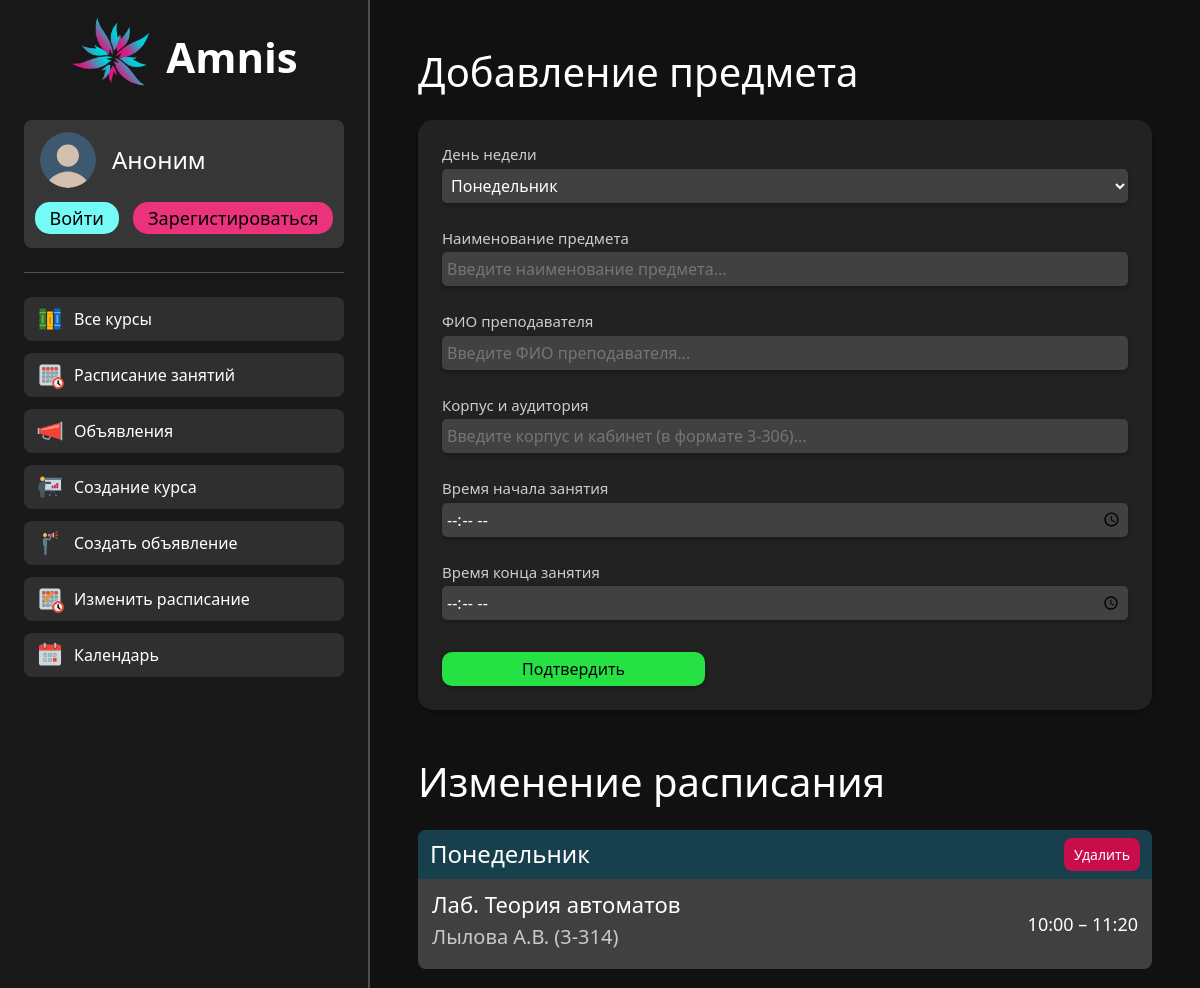
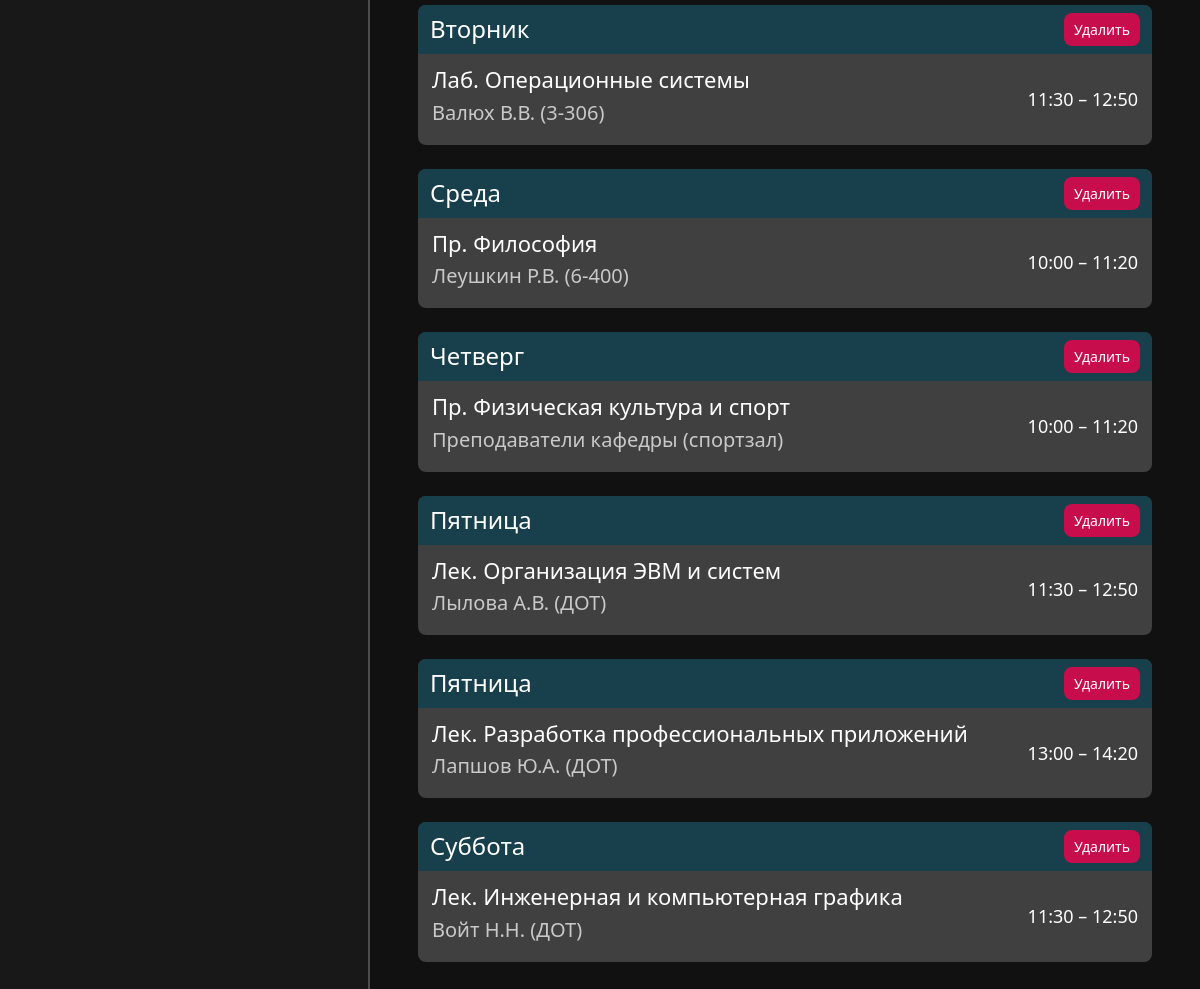
The app's page /timetable_edit, older data (2 pictures, top to bottom).
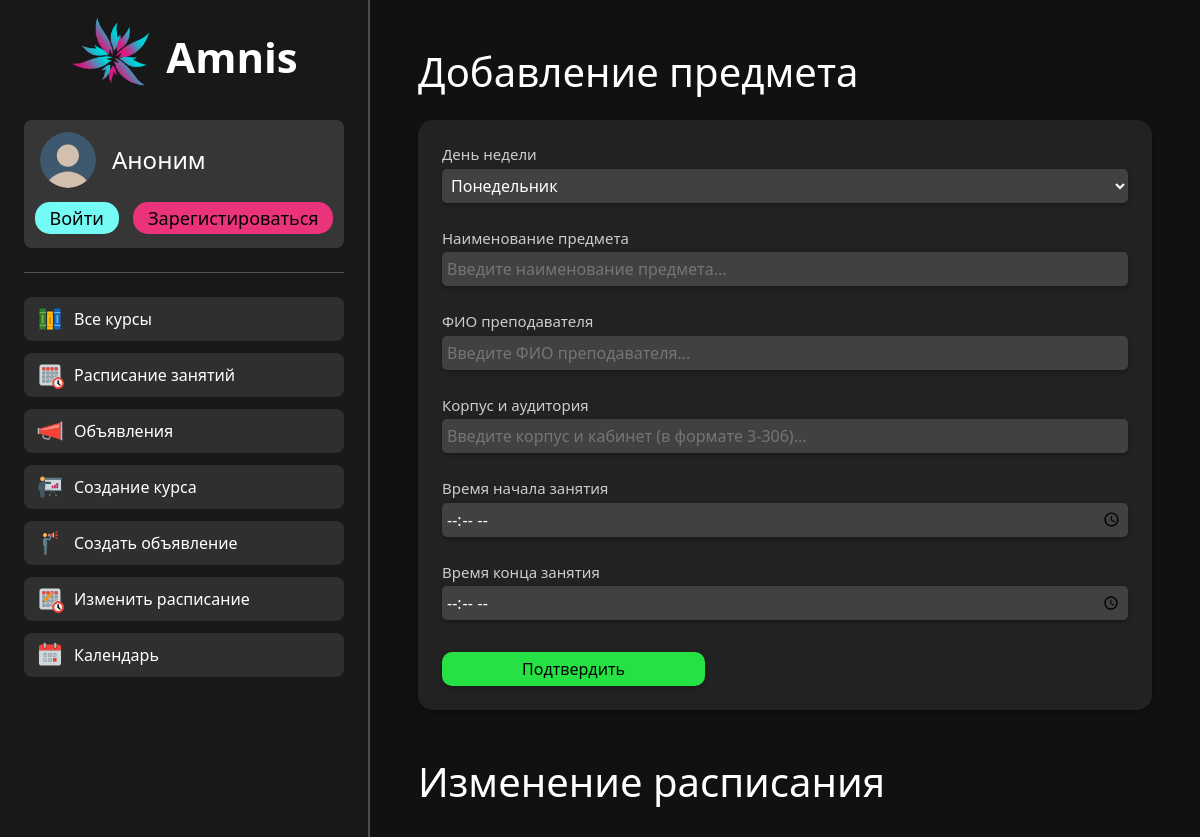
The same page, newer data.
### main/models.py (models this page shows)
class Timetable(models.Model):
    class Meta:
        verbose_name = "Расписание"
        verbose_name_plural = "Расписание"
    WEEKDAYS = (
        ("Понедельник", "Понедельник"),
        ("Вторник", "Вторник"),
        ("Среда", "Среда"),
        ("Четверг", "Четверг"),
        ("Пятница", "Пятница"),
        ("Суббота", "Суббота"),
        ("Воскресенье", "Воскресенье"),
    )
    weekday = models.CharField(max_length=12, choices=WEEKDAYS, default="")
    subject = models.TextField("Subject")
    teacher = models.TextField("Teacher")
    building_room = models.TextField("Builing and room")
    time_start = models.TimeField("Start Time")
    time_end = models.TimeField("End Time")

### main/views.py (the view)
# urls.py: path('timetable_edit', views.timetable_edit, name="timetable_edit"),
def timetable_edit(request):
    role = get_role(request.user)
    ava = get_ava(request.user)
    form = TimetableForm
    if request.method == "POST":
        caform = TimetableForm(request.POST)
        if caform.is_valid():
            caform.save()
            return redirect('timetable_edit')
    timetable_els = Timetable.objects.all()
    timetable_data = []
    for item in timetable_els:
        timetable_data.append({"idx": item.pk, "weekday": item.weekday, "subject": item.subject, "teacher_location": f"{item.teacher} ({item.building_room})",
                               "time": f"{str(item.time_start)[:-3]} – {str(item.time_end)[:-3]}"})
    return render(request, "main/timetable_edit.html", {'role': role, 'ava': ava, "form": form, "data": timetable_data})

### main/views.py (called while the page is built, shortened)
def get_role(user):
    template = ""
    return template

def get_ava(user):
    if user.is_authenticated:
        profiles_ava = ProfileInfo.objects.filter(login=user).get().avatar
        return profiles_ava
    else:
        return ""

### main/templates/main/timetable_edit.html (shortened to what this page needs)
{% load static %}
{% load l10n %}
<!doctype html>
<html lang="en">
<head>
    <link rel="stylesheet" href="https://cdn.jsdelivr.net/npm/bootstrap@5.2.3/dist/css/bootstrap.min.css">
    <link rel="stylesheet" href="https://cdn.jsdelivr.net/npm/bootstrap-icons@1.10.2/font/bootstrap-icons.css">
    <link rel="stylesheet" href="{% static 'main/css/common.css'%}">
    <link rel="stylesheet" href="{% static 'main/css/timetable.css'%}">
</head>
<body>
    {% include 'main/navigation.html' %}
    <div class="aside_container">
        <h1 class="timetable_text_title">Добавление предмета</h1>
        <form class="course_change_body" method="post" enctype="multipart/form-data">
            <div class="common_form common_form_modifier">
                <p class="common_form_name common_form__common_form_name">День недели</p>
                {{ form.weekday }}
                <p class="common_form_name common_form__common_form_name">Наименование предмета</p>
                {{ form.subject }}
                <p class="common_form_name common_form__common_form_name">ФИО преподавателя</p>
                {{ form.teacher }}
                <p class="common_form_name common_form__common_form_name">Корпус и аудитория</p>
                {{ form.building_room }}
                <p class="common_form_name common_form__common_form_name">Время начала занятия</p>
                {{ form.time_start }}
                <p class="common_form_name common_form__common_form_name">Время конца занятия</p>
                {{ form.time_end }}
                <div class="submit_button_container course_change_body__submit_button_container">
                    <button class="button1 button1_padding green-button course_change_form_button1"
                            type="submit">Подтвердить</button>
                </div>
            </div>
        </form>
        <h1 class="timetable_text_title" id="timetable_edit_title">Изменение расписания</h1>
        {% for item in data %}
            <div class="weekday">
                <div class="wd_heading">
                    <h4>{{item.weekday}}</h4>
                    <a href="{% url 'timetable_remove' item.idx %}">Удалить</a>
                </div>
                <div class="wd_info">
                    <div class="wd_sub_info">
                        <h5 class="wd_si_subject">{{item.subject}}</h5>
                        <h5 class="wd_si_teach_loc">{{item.teacher_location}}</h5>
                    </div>
                    <div class="wd_time_bounds">
                        {{item.time}}
                    </div>
                </div>
            </div>
        {% endfor %}
    </div>
</body>
</html>

Row changes from the older to the newer data that the page shows:
removed Timetable: weekday "Понедельник", subject "Лаб. Теория автоматов"
removed Timetable: weekday "Вторник", subject "Лаб. Операционные системы"
removed Timetable: weekday "Среда", subject "Пр. Философия"
removed Timetable: weekday "Четверг", subject "Пр. Физическая культура и спорт"
removed Timetable: weekday "Пятница", subject "Лек. Организация ЭВМ и систем"
removed Timetable: weekday "Пятница", subject "Лек. Разработка профессиональных приложений"
removed Timetable: weekday "Суббота", subject "Лек. Инженерная и компьютерная графика"
Text that changed along with them:
list line gone: "Удалить Лылова А.В. (3-314) 10:00 – 11:20"
list line gone: "Удалить Валюх В.В. (3-306) 11:30 – 12:50"
list line gone: "Удалить Леушкин Р.В. (6-400) 10:00 – 11:20"
list line gone: "Удалить Преподаватели кафедры (спортзал) 10:00 – 11:20"
list line gone: "Удалить Лылова А.В. (ДОТ) 11:30 – 12:50"
list line gone: "Удалить Лапшов Ю.А. (ДОТ) 13:00 – 14:20"
list line gone: "Удалить Войт Н.Н. (ДОТ) 11:30 – 12:50"
